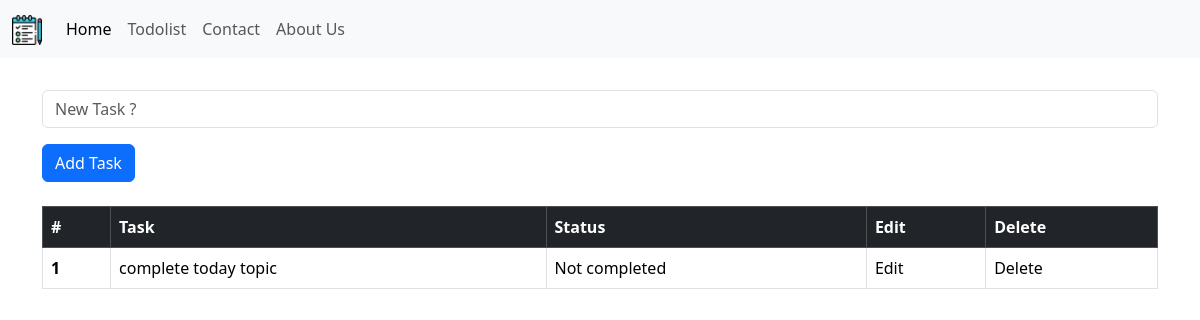
Before: /todolist/ with the older database file.
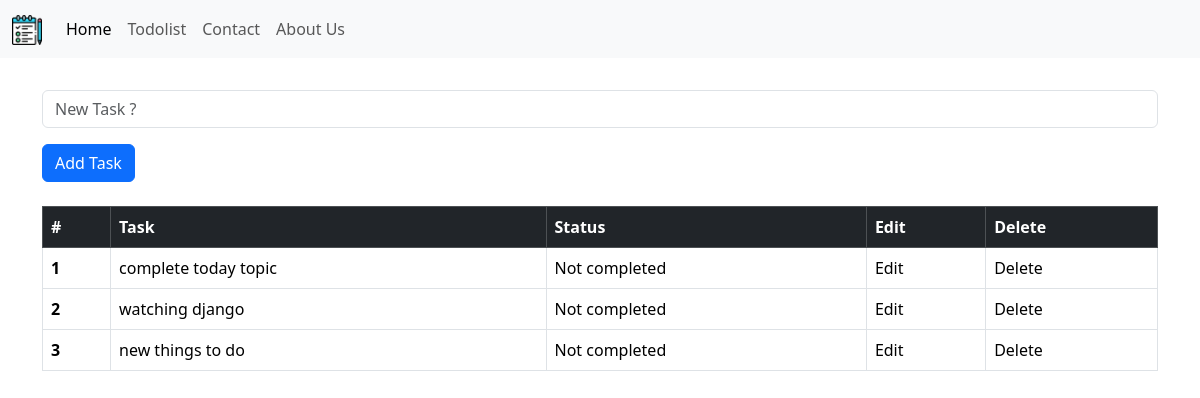
After: the same page with the newer database file.
### mainapp/models.py (models this page shows, shortened)
class Task(models.Model):
    task= models.CharField(max_length=100)
    is_completed = models.BooleanField(default=False)

### mainapp/views.py (the view)
# urls.py: path('todolist/', views.todolist, name='todolist'),
def todolist(request):
   if request.method == "POST":
      form_data = TaskForm(request.POST or None)
      if form_data.is_valid():
         form_data.save()
         return redirect("todolist")
   all_tasks = Task.objects.all()
   context = {
      'page':'TaskList',
      'all_tasks':all_tasks,
   }
   return render(request, "todolist.html",context )

### mainapp/templates/todolist.html (shortened to what this page needs)
{%extends "base.html"%}
 {%block content%}
 <div class="container">
  <br>
  <form method="post">
  <div class="mb-3">
    <input name="task" type="text" placeholder="New Task ?" class="form-control">
  </div>
  <button type="submit" class="btn btn-primary">Add Task</button>
</form>
  <br>
  <table class="table table-bordered">
  <thead class="table-dark">
    <tr>
      <th scope="col">#</th>
      <th scope="col">Task</th>
      <th scope="col">Status</th>
      <th scope="col">Edit</th>
      <th scope="col">Delete</th>
    </tr>
  </thead>
  <tbody>
    {% for task in all_tasks %}
      {% if task.is_completed %}
      <tr class="table-success">
      <th scope="row">{{ forloop.counter }}</th>
      <td>{{task.task}}</td>
      <td>Completed</td>
      <td>Edit</td>
      <td>Delete</td>
    </tr>
      {% else %}
       <tr>
         <th scope="row">{{ forloop.counter }}</th>
         <td>{{task.task}}</td>
         <td>Not completed</td>
         <td>Edit</td>
         <td>Delete</td>
      </tr>
     {% endif %}
    {% endfor %}
  </tbody>
</table>
 </div>
 {%endblock content%}

Changed rows visible on the page:
added Task: task "watching django"
added Task: task "new things to do"
